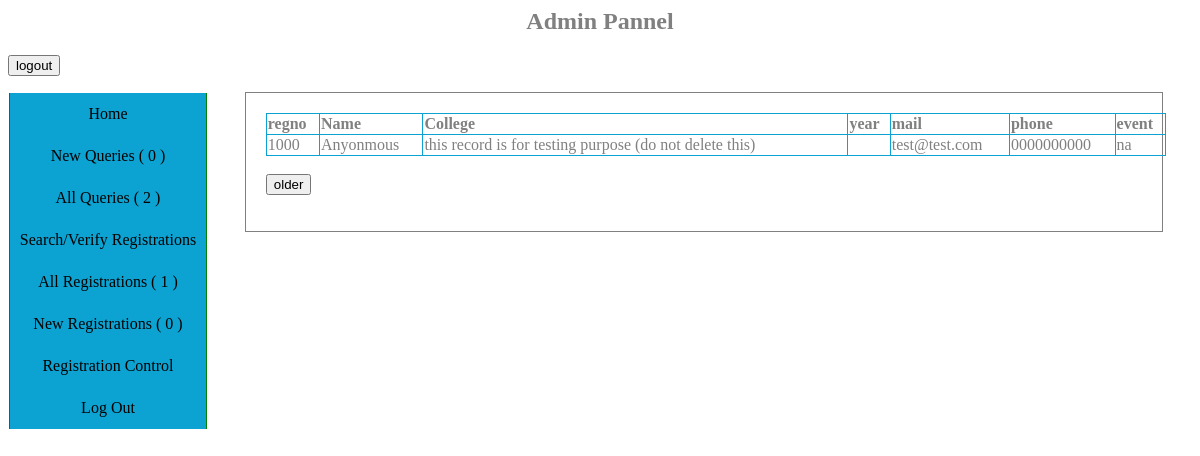
/account.php?ch=5&pid=0 (signed in), run on the app's committed database.
### tables this page shows
CREATE TABLE IF NOT EXISTS `registrations` (
  `regno` int(10) NOT NULL AUTO_INCREMENT,
  `name` varchar(40) NOT NULL,
  `cname` varchar(60) NOT NULL,
  `year` varchar(10) NOT NULL,
  `cadd` varchar(100) NOT NULL,
  `mail` varchar(40) NOT NULL,
  `phone` varchar(15) NOT NULL,
  `event` varchar(40) NOT NULL,
  `rtype` varchar(20) NOT NULL,
  `members` varchar(200) NOT NULL,
  `fee` varchar(20) NOT NULL,
  `verified` varchar(10) NOT NULL,
  PRIMARY KEY (`regno`)
);

### session.php (called while the page is built, shortened)
<?php
require_once('connect.php');
$user_check=$_SESSION['login_user'];
$ses_sql=mysql_query("select * from users where name='$user_check'", $link);
$row = mysql_fetch_assoc($ses_sql);
$login_session =$row;
?>

### account.php (the view, shortened to what this page needs)
<?php
include('session.php');
  $query="select count(regno) AS value_sum from registrations";
  $result=mysql_query($query,$link);
  $row = mysql_fetch_assoc($result);
  $sum = $row['value_sum'];
  $query="select count(regno) AS value_sum from registrations where verified='no'";
  $result=mysql_query($query,$link);
  $row = mysql_fetch_assoc($result);
  $nsum = $row['value_sum'];
  $query="select count(id) AS value_sum from query";
  $result=mysql_query($query,$link);
  $row = mysql_fetch_assoc($result);
  $tq = $row['value_sum'];
  $query="select count(id) AS value_sum from query where status='new'";
  $result=mysql_query($query,$link);
  $row = mysql_fetch_assoc($result);
  $nq = $row['value_sum'];
?>
<html>
<head>
<link rel="stylesheet" href="css/admin.css">
</head>
<body>
<?php
if($login_session)
{
echo"
<center><h2>Admin Pannel</h2></center>
<form action='logout.php'><input type='submit' value='logout'></form>
<div class='sidel' style='width:20%;  float:left;'>
<ul >
<li><a href='account.php?ch=1&pid=0'>Home</a></li>
<li><a href='account.php?ch=2&pid=0'>New Queries ( $nq )</a></li >
<li><a href='account.php?ch=3&pid=0'>All Queries ( $tq )</a></li>
<li><a href='account.php?ch=4&pid=0'>Search/Verify Registrations</a></li>
<li><a href='account.php?ch=5&pid=0'>All Registrations ( $sum )</a></li>
<li><a href='account.php?ch=6&pid=0'>New Registrations ( $nsum )</a></li>
<li><a href='account.php?ch=7&pid=0'>Registration Control</a></li>
<li><a href='logout.php'>Log Out</a></li>
</ul>
</div>
<div class='data' >
";
$choice=$_SESSION['choice'];
if($choice==5)
{
 $form=$_GET['pid'];
  $next=$form;
  if($form=='0')
  {          $query="SELECT * FROM registrations ORDER BY regno DESC LIMIT 10";
  }
  else
  {
  $form=$form-10;
  $query="SELECT * FROM registrations WHERE(regno<='$form')ORDER BY regno DESC LIMIT 10 ";
  }
                   $result=mysql_query($query);
                echo"<table width='900px' border=1px bordercolor=black style='text-align:left;'>
                     <tr><th>regno</th><th>Name</th><th>College</th><th>year</th><th>mail</th><th>phone</th>
                 <th>event</th></tr>
                     ";
                 while($row = mysql_fetch_assoc($result))
                    {
                     echo "<tr><td>".$row['regno']."</td><td>".$row['name']."</td><td>".$row['cname']."</td><td>".$row['year']."</td><td>".$row['mail']."</td><td>".$row['phone']."</td><td>".$row['event']."</td></tr>";
                    }
echo"</table><br>";
if($next=='0')
{          $query="SELECT * FROM registrations ORDER BY regno DESC LIMIT 1";
}
else
{
$next=$next-10;
$query="SELECT * FROM registrations WHERE regno<='$form'  ORDER BY regno DESC LIMIT 1 ";
}
               $result=mysql_query($query);
                 while($row = mysql_fetch_assoc($result))
                    {
                  echo"   <form action='account.php?' method='get'>
		<input type='hidden' name='ch' value='5'>
			<input type='hidden' name='pid' value='".$row['regno']."'>
				<input type='submit' value='older'>
		</form>";}
}
echo"  </div>";
}
?>
</body>
</html>

### css/admin.css (style rules this page uses)
table { border-collapse: collapse; }
table, th, td { border: 1px solid #0ca3d2; }
body { color: grey; font-family:Trebuchet MS; }
.sidel ul { list-style: none; margin:1px; padding:0; }
.sidel ul li a { padding: 12px 0; width:196px; text-decoration: none; text-align:center; float:left; border-left:1px solid green; border-right:1px solid green; color: #000; background: #0ca3d2; }
.data { width:74%; padding:20px; float:left; border:1px solid; }

### data on the page
registrations: regno "1000", name "Anyonmous", cname "this record is for testing purpose (do not delete this)", mail "test@test.com", phone "0000000000", event "na"

### other printed values
$nq "0"
$tq "2"
$sum "1"
$nsum "0"
